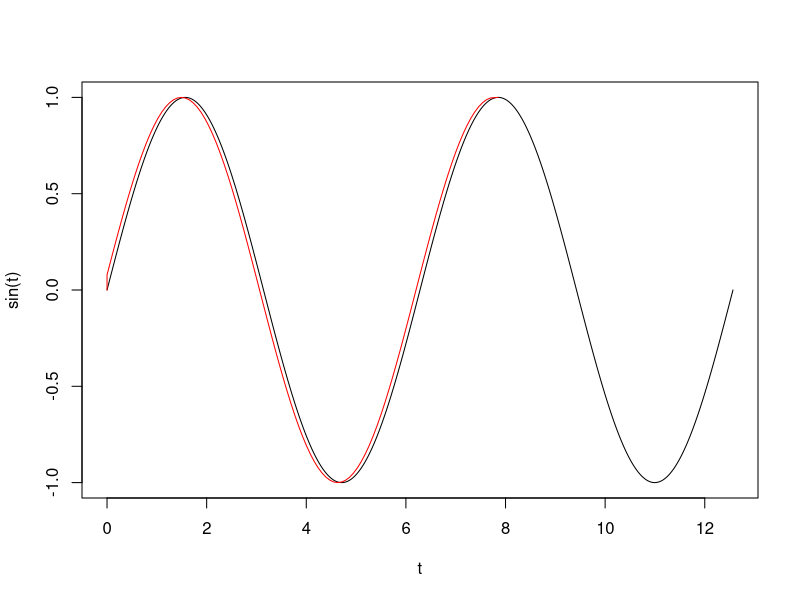
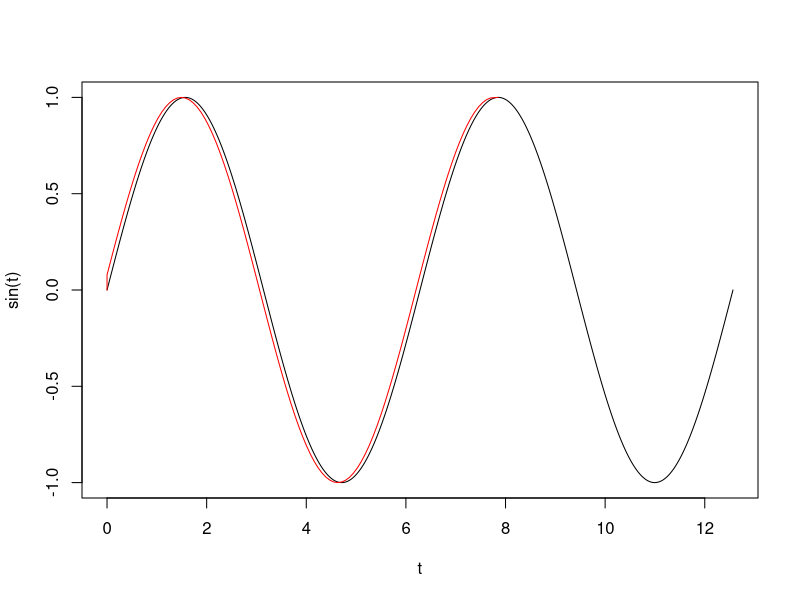
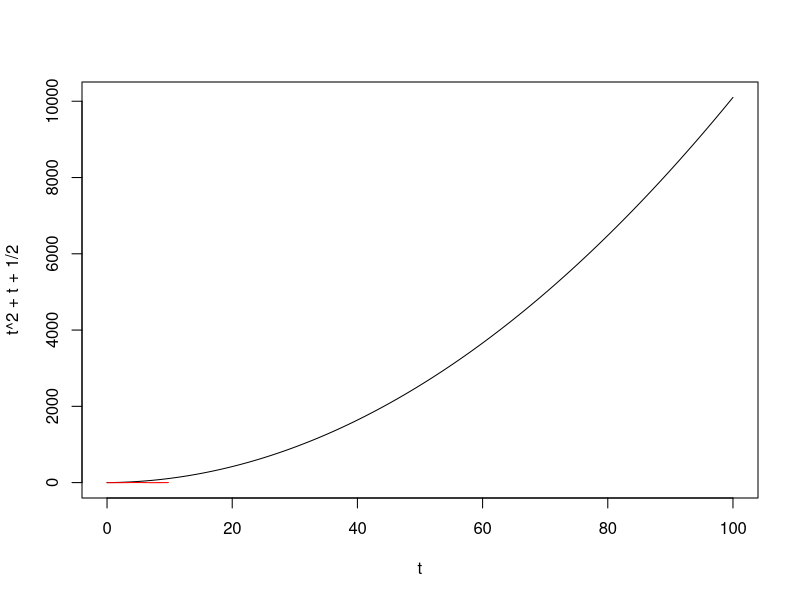

The R source for these figures, in order:
## ---- chunk 1
knitr::opts_chunk$set(echo = TRUE)
## ---- chunk 2
schemat_brzegowy = function(f, c , t0 , tN, x0, xN , N)
{
  h = (tN-t0)/N
  t = seq(from=t0, to=t0+(N-2)*h,length.out = N-1)
  A = diag(-2-c*h^2,nrow=N-1,ncol=N-1)
  A[row(A) - col(A) == -1] = 1
  A[row(A) - col(A) == 1] = 1
  b = -1 * f(t) * h
  b[1] = b[1] - x0
  b[N-1] = b[N-1] - xN
  x = solve(A, b)
  result = list(time=c(t0, t, tN), values = c(x0, x, xN))
  return(result)
}
## ---- chunk 3
f = function(t){
  return(rep(0,times = length(t)))
}
c = -1
t0 = 0
tN = 5*pi/2
x0 = 0
xN = 1
N =100

solution = schemat_brzegowy(f,c, t0, tN, x0, xN, N)

## ---- chunk 4
t = seq(0,to=4*pi, length.out = 1000)
plot(t, sin(t),type = 'l')
lines(solution$time, solution$values,col='red')
## ---- chunk 5
rownanie = function(t ,x) {
  y = rep(0, times =2)
  y[1] = x[2]
  y[2] = -x[1]
  return(y)
}

x0 = 0
xN = 1
t0 = 0
t_end = pi/2*5 
N = 100
c = -1

h = (t_end-t0)/N
   t = seq(from=t0, to=t0+(N-2)*h,length.out = N-1)
   A = diag(-2-c*h^2,nrow=N-1,ncol=N-1)
   A[row(A) - col(A) == -1] = 1
   A[row(A) - col(A) == 1] = 1
   b = -1 * f(t) * h^2
   b[1] = b[1] -  x0
   b[N-1] = b[N-1] - xN
   x = solve(A, b)
   solution = list(time=c(t0, t, tN), values = c(x0, x, xN))

#solution = schemat_brzegowy(rownanie, c, t0,t_end,x0,xN, N)
## ---- chunk 6
t = seq(0,to=4*pi, length.out = 1000)
plot(t, sin(t),type = 'l')
lines(solution$time, solution$values,col='red')
## ---- chunk 7
rownanie = function(t ,x) {
  y = rep(0, times =2)
  y[1] = x[2]
  y[2] = -x[1]
  return(y)
}

x0 = 0
xN = 1
t0 = 0
t_end = 10 
N = 100
c = -1


h = (t_end-t0)/N
   t = seq(from=t0, to=t0+(N-2)*h,length.out = N-1)
   A = diag(-2-c*h^2,nrow=N-1,ncol=N-1)
   A[row(A) - col(A) == -1] = 1
   A[row(A) - col(A) == 1] = 1
   b = -1 * f(t) * h^2
   b[1] = b[1] -  x0
   b[N-1] = b[N-1] - xN
   x = solve(A, b)
   solution = list(time=c(t0, t, tN), values = c(x0, x, xN))
## ---- chunk 8
t = seq (t0, to= 100, by=0.001)
plot(t, t^2 + t + 1/2, type = 'l', col = 'black')
lines(solution$time, solution$values,col='red')
